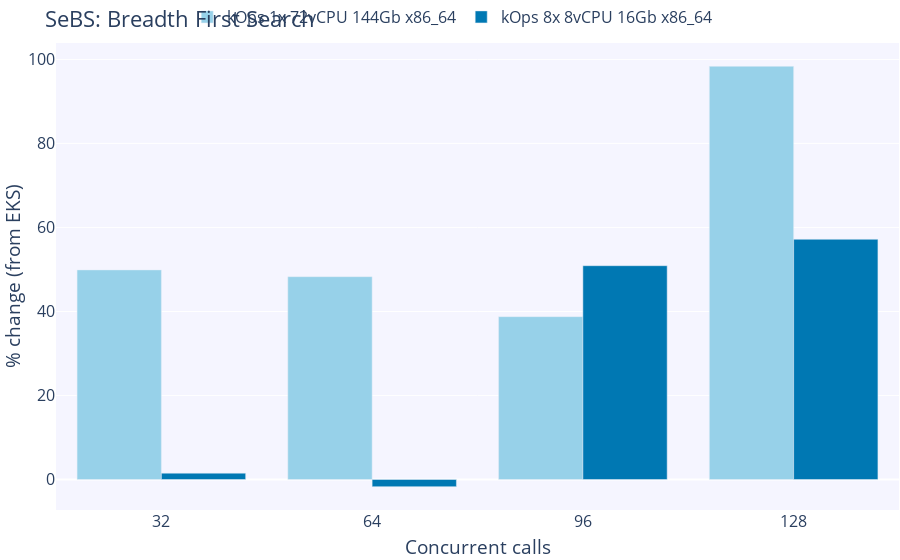

This figure's notebook cell:
### Code cell
fig = go.Figure()

# Add figure title
fig.update_layout(
    barmode='group',
    legend=dict(
        orientation="h",
        yanchor="bottom",
        y=1.02,
        xanchor="center",
        x=0.47
    ),
    margin=dict(
        t=0,
        b=1,
        l=1,
        r=1,
        autoexpand=True
    ),
    font=dict(
        size=16
    ),
    title={
        'text': "SeBS: Breadth First Search",
        'y':0.98,
        'yanchor': 'top'},
    xaxis_title_text='Concurrent calls',
    yaxis_title_text='% change (from EKS)',
    plot_bgcolor=bgColor
)

data=[]
for i, k in enumerate(list(clusters.keys())[:-1], start=0):
    y_data=[]
    for c in concurrent_calls:
        kops_mean=sebs_df[k]['bfs'][c]['runtime'].mean()
        eks_mean=sebs_df['EKS 8x 8vCPU 16Gb x86_64']['bfs'][c]['runtime'].mean()
        percent_change=(kops_mean - eks_mean) * 100 / eks_mean
        y_data.append(percent_change)
    fig.add_trace(go.Bar(name=k, x=concurrent_calls, y=y_data, marker_color=colorPallet[i]))

fig.show()

# Save graph
if not os.path.exists("graphs"):
    os.mkdir("graphs")
fig.write_image("graphs/sebs_bfs_percentage_difference.png", width=baseFigureWidth, height=baseFigureHeight)

### Figure 1 — Plotly figure (JSON) as saved in the notebook; plotly's stock layout.template omitted (floating-point values rounded to 4 significant figures)
{"data": [{"marker": {"color": "rgba(151, 209, 233, 255)"}, "name": "kOps 1x 72vCPU 144Gb x86_64", "type": "bar", "x": [32, 64, 96, 128], "y": [49.9, 48.28, 38.76, 98.35]}, {"marker": {"color": "rgba(0, 120, 179, 255)"}, "name": "kOps 8x 8vCPU 16Gb x86_64", "type": "bar", "x": [32, 64, 96, 128], "y": [1.513, -1.7, 50.9, 57.18]}], "layout": {"barmode": "group", "font": {"size": 16}, "legend": {"orientation": "h", "x": 0.47, "xanchor": "center", "y": 1.02, "yanchor": "bottom"}, "margin": {"autoexpand": true, "b": 1, "l": 1, "r": 1, "t": 0}, "plot_bgcolor": "rgba(245,245,255,255)", "title": {"text": "SeBS: Breadth First Search", "y": 0.98, "yanchor": "top"}, "xaxis": {"autorange": true, "range": [16, 144], "title": {"text": "Concurrent calls"}, "type": "linear"}, "yaxis": {"autorange": true, "range": [-7.259, 103.9], "title": {"text": "% change (from EKS)"}, "type": "linear"}}}
